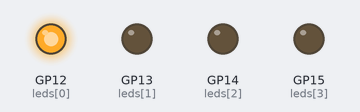
Simulated run of this program. Board: Raspberry Pi Pico running MicroPython. Shown: output pins drawn as LEDs (lit = HIGH).

Above: at 0.1 s.
At 0.5 s:
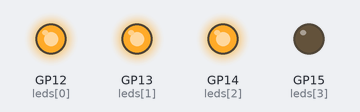
At 0.9 s:
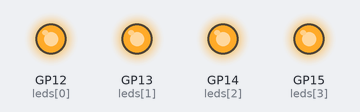
At 2.7 s:
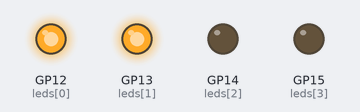
At 4.5 s:
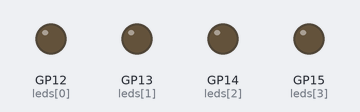
Timing chart, 0 to 5.5 s (numbered marks = the images above):
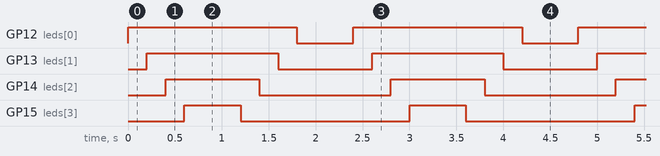

The program:

filling_bar.py
```python
from machine import Pin
from time import sleep

leds = [
    Pin(12, Pin.OUT),
    Pin(13, Pin.OUT),
    Pin(14, Pin.OUT),
    Pin(15, Pin.OUT)
]

while True:
    # Fill
    for i in range(4):
        leds[i].on()
        sleep(0.2)

    sleep(0.4)

    # Empty
    for i in range(3, -1, -1):
        leds[i].off()
        sleep(0.2)

    sleep(0.4)
```

Measured:
- by itself, GP12 (leds[0]): alternates HIGH for 1.8 s and LOW for 0.60 s
- by itself, GP13 (leds[1]): alternates HIGH for 1.4 s and LOW for 1.0 s
- by itself, GP14 (leds[2]): alternates HIGH for 1.0 s and LOW for 1.4 s
- by itself, GP15 (leds[3]): alternates HIGH for 0.60 s and LOW for 1.8 s
